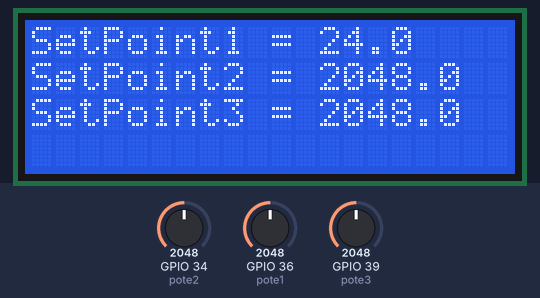
This program was run on a simulated ESP32. On the bench: 20×4 character LCD. The test bench sets the inputs (shaded band); at power-on: GPIO 34 (pote2) = 2048, GPIO 36 (pote1) = 2048, GPIO 39 (pote3) = 2048 (analog values on the 0–4095 scale).

Above: at 1.2 s.
1.3 s: GPIO 34 (pote2) set to 2866
At 2.6 s:
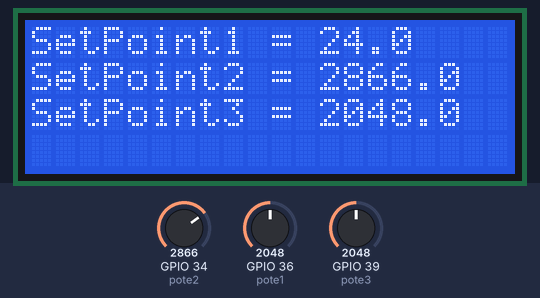
2.9 s: GPIO 36 (pote1) set to 2866
4.4 s: GPIO 39 (pote3) set to 491
At 5.1 s:
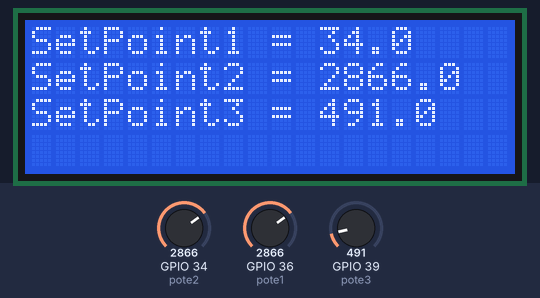
7.4 s: GPIO 39 (pote3) set to 0
At 8.6 s:
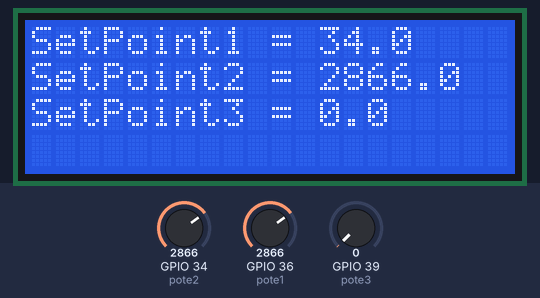
10.4 s: GPIO 39 (pote3) set to 1228
At 11.1 s:
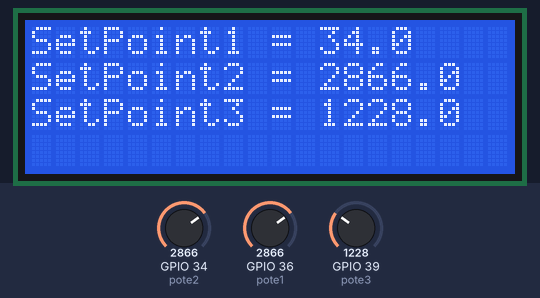
13.4 s: GPIO 34 (pote2) set to 491
At 14.6 s:
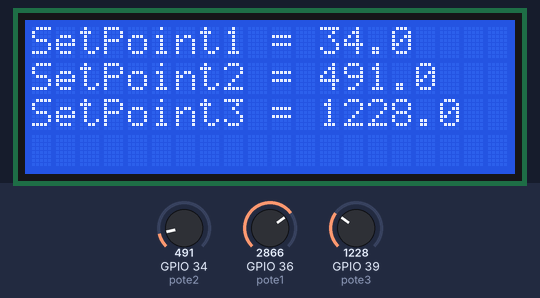
Timing chart, 0 to 16.4 s (numbered marks = the images above; inputs shaded):
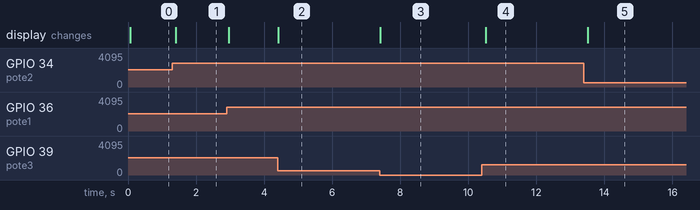

The program:

main.cpp
```cpp
/*
 * TST proyecto 1 Grupo1
 * Integrantes
 * Andrés Montaño -- Especialista en modelado y control de sistemas
 * Emma Gutierrez -- Rol Especialista en modelado y control de sistemas
 * Federico Birge -- Scrum Master
 * Leonardo Gonzalez -- Especialista en programación
 * Mario Gonzalez -- Especialista en electrónica y circuitos
 * Pedro Rojo -- Especialista en programación
 * Esteban Carrizo -- Product Owner
 */

#include <Arduino.h>
#include <LiquidCrystal.h>
#define DHTPIN_1 0
#define DHTPIN_2 4
#define DHTPIN_3 15
int pote1 = 36;
int pote2 = 34;
int pote3 = 39;

#define DHTTYPE DHT11


const int rs = 14, en = 12, d4 = 33, d5 = 25, d6 = 26, d7 = 27;
LiquidCrystal lcd(14,12,33,25,26,27);


void setup() {
  lcd.begin(20, 4);
  analogReadResolution(12);
}

void loop() {

  lcd.clear();

  float t1  = (analogRead(pote1)/10);
  float t2  = analogRead(pote2);
  float t3  = analogRead(pote3);

  float ta = map(t1, 0,409, 0,50);

  lcd.clear();
  lcd.setCursor(0, 0);
  lcd.print("SetPoint1 = ");
  lcd.print(ta,1);

  lcd.setCursor(0, 1);
  lcd.print("SetPoint2 = ");
  lcd.print(t2,1);

  lcd.setCursor(0, 2);
  lcd.print("SetPoint3 = ");
  lcd.print(t3,1);
  delay(100);
}
```

Measured:
- after the input at 1.3 s, the display: changes after 0.11 s (image 1)
- after the input at 4.4 s, the display: changes at once (image 2)
- after the input at 7.4 s, the display: changes at once (image 3)
- after the input at 10.4 s, the display: changes after 0.11 s (image 4)
- after the input at 13.4 s, the display: changes after 0.11 s (image 5)
